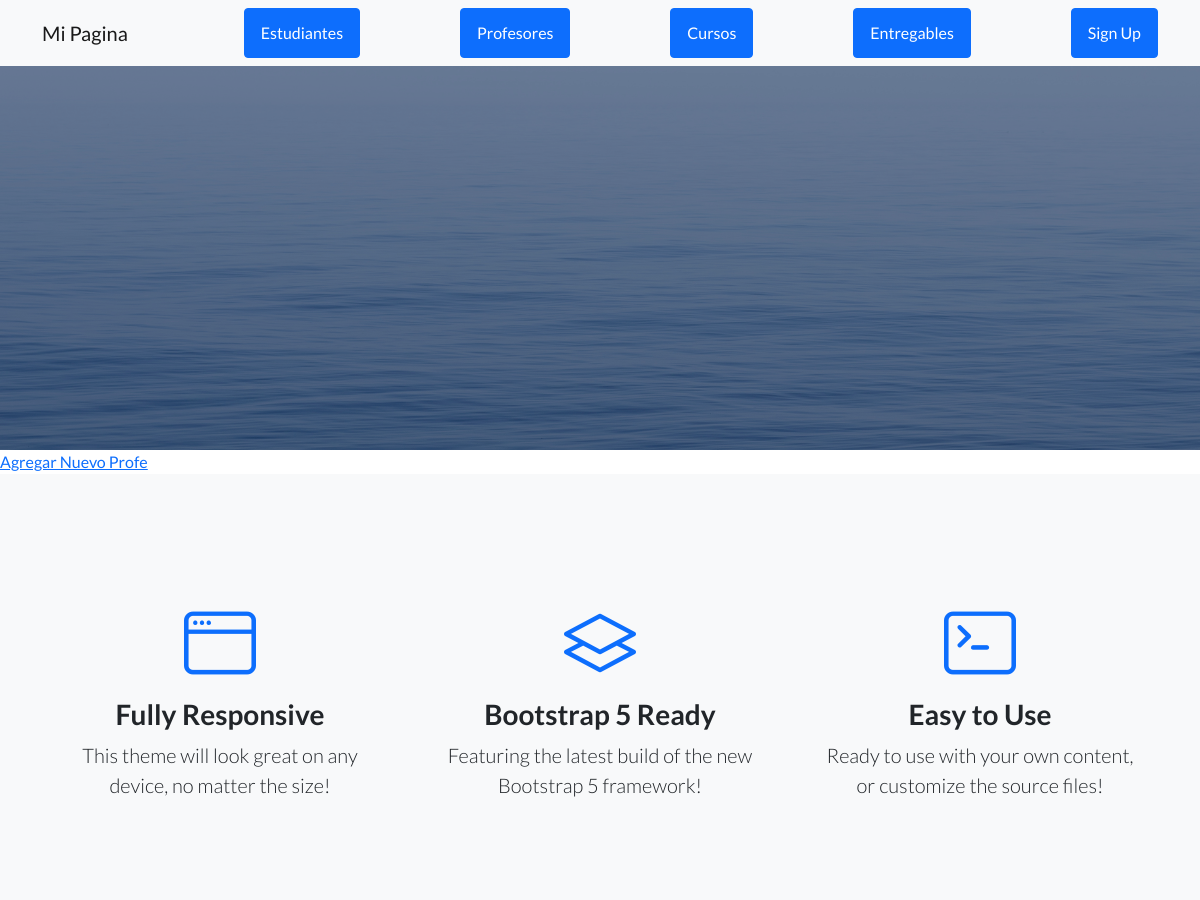
Page /AppCoder/leerProfesores/ (upper part) on the earlier database version.
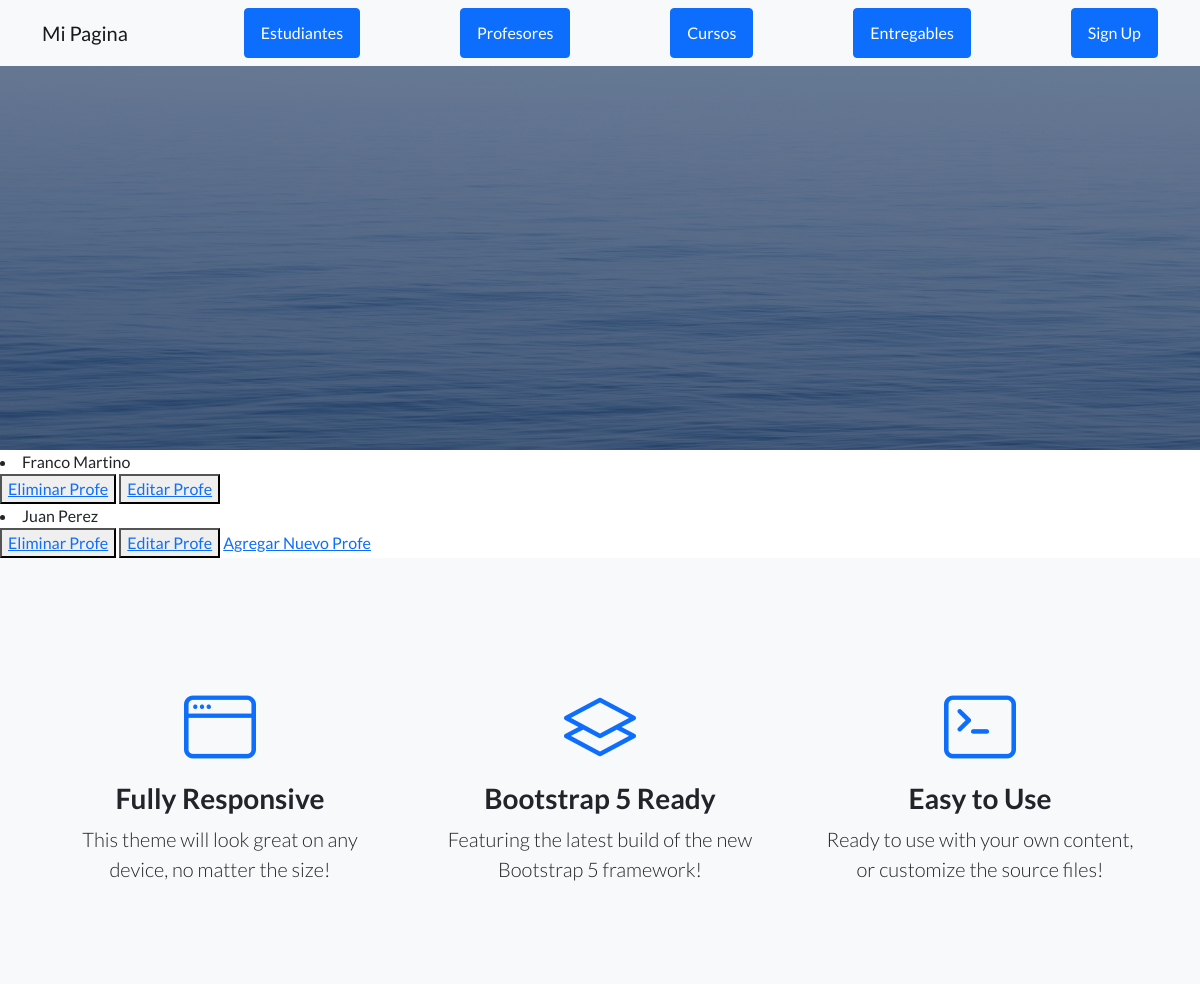
Same page on the later database version.
### AppCoder/models.py (models this page shows)
class Profesor(models.Model):
    nombre= models.CharField(max_length=50)
    apellido= models.CharField(max_length=50)
    email= models.EmailField()
    profesion= models.CharField(max_length=50)
    def __str__(self):
        return self.nombre+" "+self.apellido

### AppCoder/views.py (the view)
# urls.py: path('leerProfesores/', leerprofesores, name='leerprofesores'),
def leerprofesores(request):
    profesores= Profesor.objects.all()
    return render(request, "AppCoder/leerprofesores.html", {"profesores":profesores})

### AppCoder/templates/AppCoder/leerprofesores.html
{% extends "AppCoder/padre.html" %}
{% load static %}
{% block contenido_que_cambia %}
{% for profesor in profesores %}
    <li>{{ profesor }}</li>
    <button>
        <a href="{% url 'eliminarProfesor' profesor.nombre %}">Eliminar Profe</a>
    </button>
    <button>
        <a href="{% url 'editarProfesor' profesor.nombre %}"> Editar Profe</a>
    </button>
{% endfor %}
<a href="{% url 'profeFormulario' %}">Agregar Nuevo Profe</a>
{% endblock %}

Differences in the rows shown:
added Profesor: nombre+apellido "Franco Martino"
added Profesor: nombre+apellido "Juan Perez"
